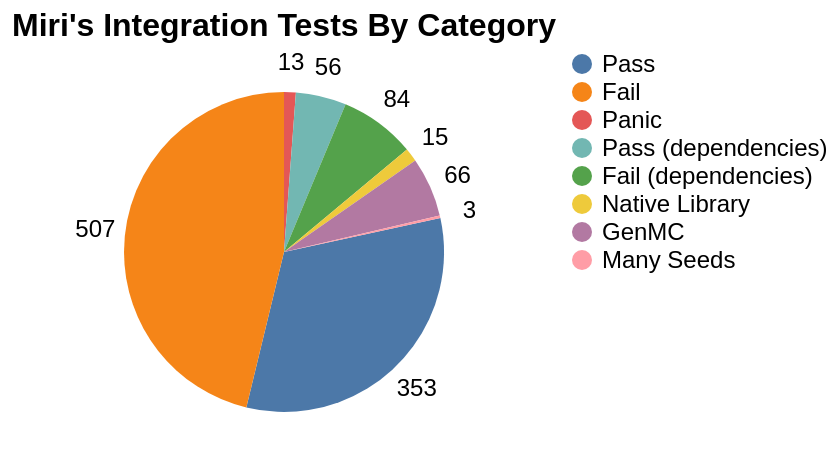

The Vega-Lite source for this figure:
### Vega-Lite specification from a JSON file in a GitHub repository (floating-point values rounded to 4 significant figures)
{"$schema": "https://vega.github.io/schema/vega-lite/v6.json", "description": "A simple pie chart with labels.", "width": 250, "height": 200, "title": {"text": "Miri's Integration Tests By Category", "fontSize": 16}, "data": {"values": [{"category": "Pass", "num_tests": 353}, {"category": "Fail", "num_tests": 507}, {"category": "Panic", "num_tests": 13}, {"category": "Pass (dependencies)", "num_tests": 56}, {"category": "Fail (dependencies)", "num_tests": 84}, {"category": "Native Library", "num_tests": 15}, {"category": "GenMC", "num_tests": 66}, {"category": "Many Seeds", "num_tests": 3}]}, "transform": [{"calculate": "indexof(['Pass', 'Fail'], datum.category)", "as": "order_idx"}], "encoding": {"theta": {"field": "num_tests", "type": "quantitative", "stack": true}, "color": {"field": "category", "type": "nominal", "legend": {"title": null, "labelFontSize": 12}, "sort": ["Pass", "Fail"]}, "order": {"field": "order_idx", "type": "quantitative"}}, "layer": [{"mark": {"type": "arc", "outerRadius": 80}}, {"mark": {"type": "text", "radius": 95, "fill": "black", "fontSize": 12}, "encoding": {"text": {"field": "num_tests", "type": "nominal"}}}]}
